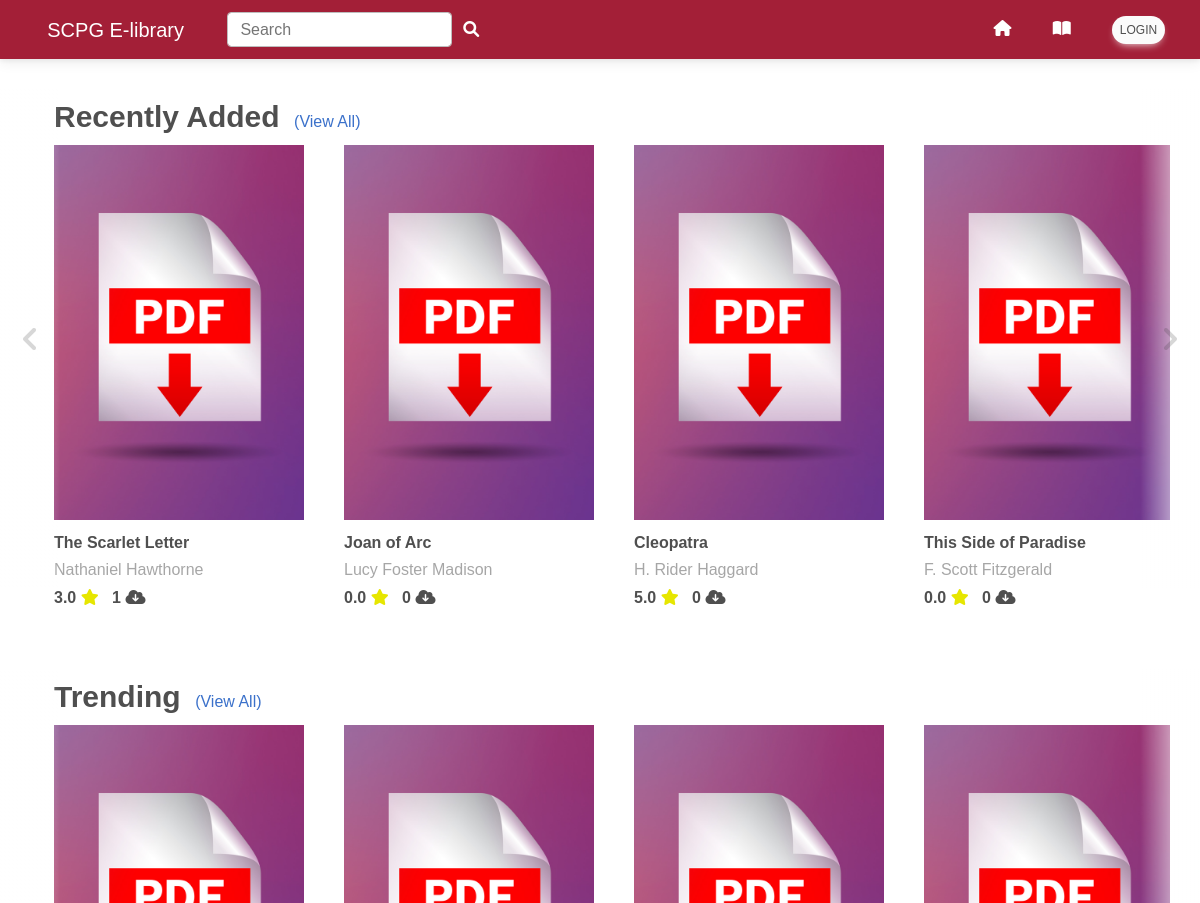
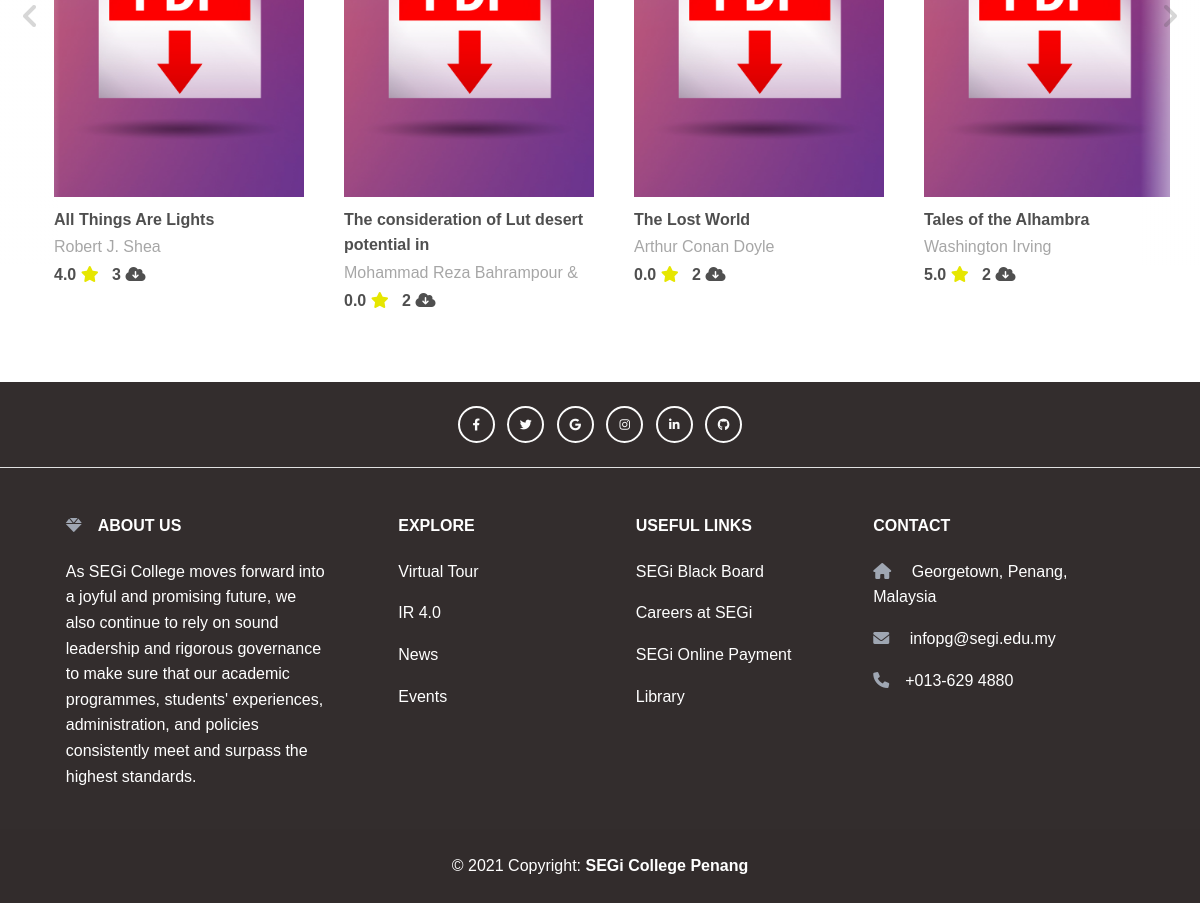
Page /student/index.php on the committed database (2 pictures, top to bottom).
### tables this page shows
CREATE TABLE `material` (
  `material_ID` int(11) NOT NULL,
  `librarian_ID` int(6) NOT NULL,
  `material_title` varchar(399) NOT NULL,
  `author_name` varchar(288) NOT NULL,
  `publish_year` varchar(7) NOT NULL,
  `material_genre` varchar(21) NOT NULL,
  `page_num` int(4) NOT NULL,
  `cover_name` varchar(10) NOT NULL,
  `description` varchar(1993) NOT NULL,
  `created_datetime` datetime NOT NULL,
  `updated_datetime` datetime NOT NULL
);

CREATE TABLE `download` (
  `download_ID` int(12) NOT NULL,
  `material_ID` int(6) NOT NULL,
  `student_ID` varchar(11) NOT NULL,
  `datetime` datetime NOT NULL
);

### student/index.php (the view, shortened to what this page needs)
<?php
require('../controller/conn.php');
$recent_added = mysqli_query($conn,"select * from `material` order by created_datetime DESC LIMIT 15");
$trending = mysqli_query($conn,"select * from `material` INNER JOIN download ON material.material_ID=download.material_ID group by material.material_ID ORDER by COUNT(download.material_ID) DESC");
?>
<!DOCTYPE html>
<html lang="en">
<head>
    <link rel="stylesheet" href="../src/css/style.css">
    <link rel="stylesheet" href="../src/css/mdb.min.css"/>
    <link rel="stylesheet" href="https://cdnjs.cloudflare.com/ajax/libs/font-awesome/6.0.0/css/all.min.css"/>
</head>
<body>
    <?php require 'index_nav.php' ?>
    <section class="product" style="margin-top:14px;height:auto;">
        <h2 class="product-category" style="display: inline-block;padding-right:10px;"><b>recently added</b></h2>
        <a href="more_materials.php?type=type&value=Recent Added" style="display: inline-block;">(View All)</a>
        <div class="product-container" style="height:500px;">
            <button class="pre-btn"><img src="../src/image/arrow.png" alt=""></button>
            <button class="nxt-btn"><img src="../src/image/arrow.png" alt=""></button>
            <?php
                $i=0;
                foreach($recent_added as $row_recent){
                $actives='';
                if($i==0){
                $actives='active';
                }
                $average_rating = 0;
                $total_review = 0;
                $total_user_rating = 0;
                $query1 = "SELECT * FROM review WHERE material_ID = '".$row_recent['material_ID']."'";
                $result = mysqli_query($conn, $query1);
                if (mysqli_num_rows($result) > 0)
                {
                    while($row = mysqli_fetch_assoc($result)) {
                        $total_review++;
                        $total_user_rating = $total_user_rating + $row["score"];
                    }
                }
                if($total_user_rating > 0)
                {
                    $average_rating = $total_user_rating / $total_review;
                    $average_rating = number_format($average_rating, 1);
                }
                $query_download = "SELECT * FROM download WHERE material_ID = '".$row_recent['material_ID']."'";
                $download = mysqli_query($conn, $query_download);
                $download_times = mysqli_num_rows($download);
            ?>
            <div class="product-card <?php echo $actives;?>" style="max-height:700px;">
                <div class="product-image" style="height:375px;">
                    <a href="material_details.php?material_ID=<?php echo $row_recent['material_ID']; ?>" target="_blank">
                        <img class="product-thumb" src="../material/cover/<?php echo $row_recent['cover_name'];?>" onerror=this.src="../src/image/HQM.jpg" alt="">
                    </a>
                </div>
                <div class="product-info" style="max-height:550px;">
                    <b><?php echo substr($row_recent['material_title'],0,45);?></b>
                    <p class="product-short-description"><?php echo $row_recent['author_name'];?></p>
                    <b><?php echo number_format($average_rating, 1); ?>&nbsp;<i class="fas fa-star" style="color:#e6e600;"></i></b>
                    <b>&nbsp;&nbsp;<?php echo $download_times;?>&nbsp;<i class="fas fa-cloud-download-alt" ></i></b>
                </div>
            </div>
            <?php
            $i++;}
            ?>
        </div>
    </section>
    <section class="product" style="margin-top:14px;height:auto;">
        <h2 class="product-category" style="display: inline-block;padding-right:10px;"><b>trending</b></h2>
        <a href="more_materials.php?type=type&value=Trending" style="display: inline-block;">(View All)</a>
        <div class="product-container" style="height:500px;">
            <button class="pre-btn"><img src="../src/image/arrow.png" alt=""></button>
            <button class="nxt-btn"><img src="../src/image/arrow.png" alt=""></button>
            <?php
                $i=0;
                foreach($trending as $row_trending){
                $actives='';
                if($i==0){
                $actives='active';
                }
                $average_rating = 0;
                $total_review = 0;
                $total_user_rating = 0;
                $query1 = "SELECT * FROM review WHERE material_ID = '".$row_trending['material_ID']."'";
                $result = mysqli_query($conn, $query1);
                if (mysqli_num_rows($result) > 0)
                {
                    while($row = mysqli_fetch_assoc($result)) {
                        $total_review++;
                        $total_user_rating = $total_user_rating + $row["score"];
                    }
                }
                if($total_user_rating > 0)
                {
                    $average_rating = $total_user_rating / $total_review;
                    $average_rating = number_format($average_rating, 1);
                }
                $query_download = "SELECT * FROM download WHERE material_ID = '".$row_trending['material_ID']."'";
                $download = mysqli_query($conn, $query_download);
                $download_times = mysqli_num_rows($download);
            ?>
            <div class="product-card <?php echo $actives;?>" style="max-height:700px;">
                <div class="product-image" style="height:375px;">
                    <a href="material_details.php?material_ID=<?php echo $row_trending['material_ID']; ?>" target="_blank">
                        <img class="product-thumb" src="../material/cover/<?php echo $row_trending['cover_name'];?>" onerror=this.src="../src/image/HQM.jpg" alt="">
                    </a>
                </div>
                <div class="product-info" style="max-height:550px;">
                    <b><?php echo substr($row_trending['material_title'],0,45);?></b>
                    <p class="product-short-description"><?php echo $row_trending['author_name'];?></p>
                    <b><?php echo number_format($average_rating, 1); ?>&nbsp;<i class="fas fa-star" style="color:#e6e600;"></i></b>
                    <b>&nbsp;&nbsp;<?php echo $download_times;?>&nbsp;<i class="fas fa-cloud-download-alt" ></i></b>
                </div>
            </div>
            <?php
                $i++;}
            ?>
        </div>
    </section>
    <?php include 'footer.php' ?>
</body>
</html>

### src/css/style.css (style rules this page uses)
* { margin: 0; padding: 0; font-family: "Mulish", sans-serif; }
.product,.product2 { position: relative; overflow: hidden; padding: 10px 30px; }
.product-category { padding: 0 2vw; font-size: 30px; font-weight: 500; margin-bottom: 10px; text-transform: capitalize; }
.product-container,.product-container2 { padding: 0 2vw; display: flex; overflow-x: auto; scroll-behavior: smooth; }
.product-card, .product-card2 { flex: 0 0 auto; width: 250px; height: 480px; margin-right: 40px; }
.product-image,.product-image2 { position: relative; width: 100%; height: 350px; overflow: hidden; }
.product-thumb { width: 100%; height: 100%; object-fit: cover; }
.product-info,.product-info2 { width: 100%; height: 100px; padding-top: 10px; }
.product-short-description { width: 100%; height: 20px; line-height: 20px; overflow: hidden; opacity: 0.5; text-transform: capitalize; margin: 5px 0; }
.pre-btn, .nxt-btn,.pre-btn2 ,.nxt-btn2 { border: none; width: 5vw; height: 500px; position: absolute; top: 0; display: flex; justify-content: center; align-items: center; background: linear-gradient(90deg, rgba(255, 255, 255, 0) 0%, #fff 100%); cursor: pointer; z-index: 8; }
.pre-btn,.pre-btn2 { left: 0; transform: rotate(180deg); }
.nxt-btn ,.nxt-btn2 { right: 0; }
.pre-btn img, .nxt-btn img { opacity: 0.2; }

### rows in the picture
material: material_title "The Scarlet Letter", author_name "Nathaniel Hawthorne", average_rating "3.0", download_times "1"
material: material_title "Joan of Arc", author_name "Lucy Foster Madison", average_rating "0.0", download_times "0"
material: material_title "Cleopatra", author_name "H. Rider Haggard", average_rating "5.0", download_times "0"
material: material_title "This Side of Paradise", author_name "F. Scott Fitzgerald", average_rating "0.0", download_times "0"
download: material_ID.material_title "All Things Are Lights", material_ID.author_name "Robert J. Shea", average_rating "4.0", download_times "3"
download: material_ID.material_title "The consideration of Lut desert potential in", material_ID.author_name "Mohammad Reza Bahrampour &…", average_rating "0.0", download_times "2"
download: material_ID.material_title "The Lost World", material_ID.author_name "Arthur Conan Doyle", average_rating "0.0", download_times "2"
download: material_ID.material_title "Tales of the Alhambra", material_ID.author_name "Washington Irving", average_rating "5.0", download_times "2"
